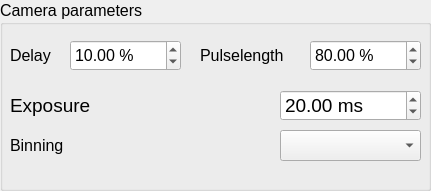
           <widget class="QGroupBox" name="groupBox_11">
            <property name="geometry">
             <rect>
              <x>10</x>
              <y>110</y>
              <width>431</width>
              <height>191</height>
             </rect>
            </property>
            <property name="font">
             <font>
              <pointsize>12</pointsize>
             </font>
            </property>
            <property name="title">
             <string>Camera parameters</string>
            </property>
            <widget class="QLabel" name="label_38">
             <property name="geometry">
              <rect>
               <x>10</x>
               <y>40</y>
               <width>131</width>
               <height>31</height>
              </rect>
             </property>
             <property name="font">
              <font>
               <pointsize>12</pointsize>
              </font>
             </property>
             <property name="text">
              <string>Delay</string>
             </property>
            </widget>
            <widget class="QLabel" name="label_39">
             <property name="geometry">
              <rect>
               <x>200</x>
               <y>40</y>
               <width>131</width>
               <height>31</height>
              </rect>
             </property>
             <property name="font">
              <font>
               <pointsize>12</pointsize>
              </font>
             </property>
             <property name="text">
              <string>Pulselength</string>
             </property>
            </widget>
            <widget class="QDoubleSpinBox" name="CameraTriggerDelaySpinBox">
             <property name="enabled">
              <bool>true</bool>
             </property>
             <property name="geometry">
              <rect>
               <x>70</x>
               <y>40</y>
               <width>111</width>
               <height>31</height>
              </rect>
             </property>
             <property name="font">
              <font>
               <pointsize>12</pointsize>
              </font>
             </property>
             <property name="suffix">
              <string> %</string>
             </property>
             <property name="maximum">
              <double>100.000000000000000</double>
             </property>
             <property name="singleStep">
              <double>0.100000000000000</double>
             </property>
             <property name="value">
              <double>10.000000000000000</double>
             </property>
            </widget>
            <widget class="QDoubleSpinBox" name="CameraTriggerPulseLengthSpinBox">
             <property name="enabled">
              <bool>true</bool>
             </property>
             <property name="geometry">
              <rect>
               <x>310</x>
               <y>40</y>
               <width>111</width>
               <height>31</height>
              </rect>
             </property>
             <property name="font">
              <font>
               <pointsize>12</pointsize>
              </font>
             </property>
             <property name="suffix">
              <string> %</string>
             </property>
             <property name="maximum">
              <double>100.000000000000000</double>
             </property>
             <property name="singleStep">
              <double>0.100000000000000</double>
             </property>
             <property name="value">
              <double>80.000000000000000</double>
             </property>
            </widget>
            <widget class="QLabel" name="label_36">
             <property name="geometry">
              <rect>
               <x>10</x>
               <y>90</y>
               <width>141</width>
               <height>31</height>
              </rect>
             </property>
             <property name="font">
              <font>
               <pointsize>14</pointsize>
              </font>
             </property>
             <property name="text">
              <string>Exposure</string>
             </property>
            </widget>
            <widget class="QDoubleSpinBox" name="CameraExposureTimeSpinBox">
             <property name="enabled">
              <bool>true</bool>
             </property>
             <property name="geometry">
              <rect>
               <x>280</x>
               <y>90</y>
               <width>141</width>
               <height>31</height>
              </rect>
             </property>
             <property name="font">
              <font>
               <pointsize>14</pointsize>
              </font>
             </property>
             <property name="suffix">
              <string> ms</string>
             </property>
             <property name="minimum">
              <double>1.000000000000000</double>
             </property>
             <property name="maximum">
              <double>50000.000000000000000</double>
             </property>
             <property name="singleStep">
              <double>1.000000000000000</double>
             </property>
             <property name="value">
              <double>20.000000000000000</double>
             </property>
            </widget>
            <widget class="QComboBox" name="BinningComboBox">
             <property name="geometry">
              <rect>
               <x>280</x>
               <y>130</y>
               <width>141</width>
               <height>31</height>
              </rect>
             </property>
             <property name="font">
              <font>
               <pointsize>14</pointsize>
              </font>
             </property>
            </widget>
            <widget class="QLabel" name="label_37">
             <property name="geometry">
              <rect>
               <x>10</x>
               <y>130</y>
               <width>141</width>
               <height>31</height>
              </rect>
             </property>
             <property name="font">
              <font>
               <pointsize>12</pointsize>
              </font>
             </property>
             <property name="text">
              <string>Binning</string>
             </property>
            </widget>
           </widget>
